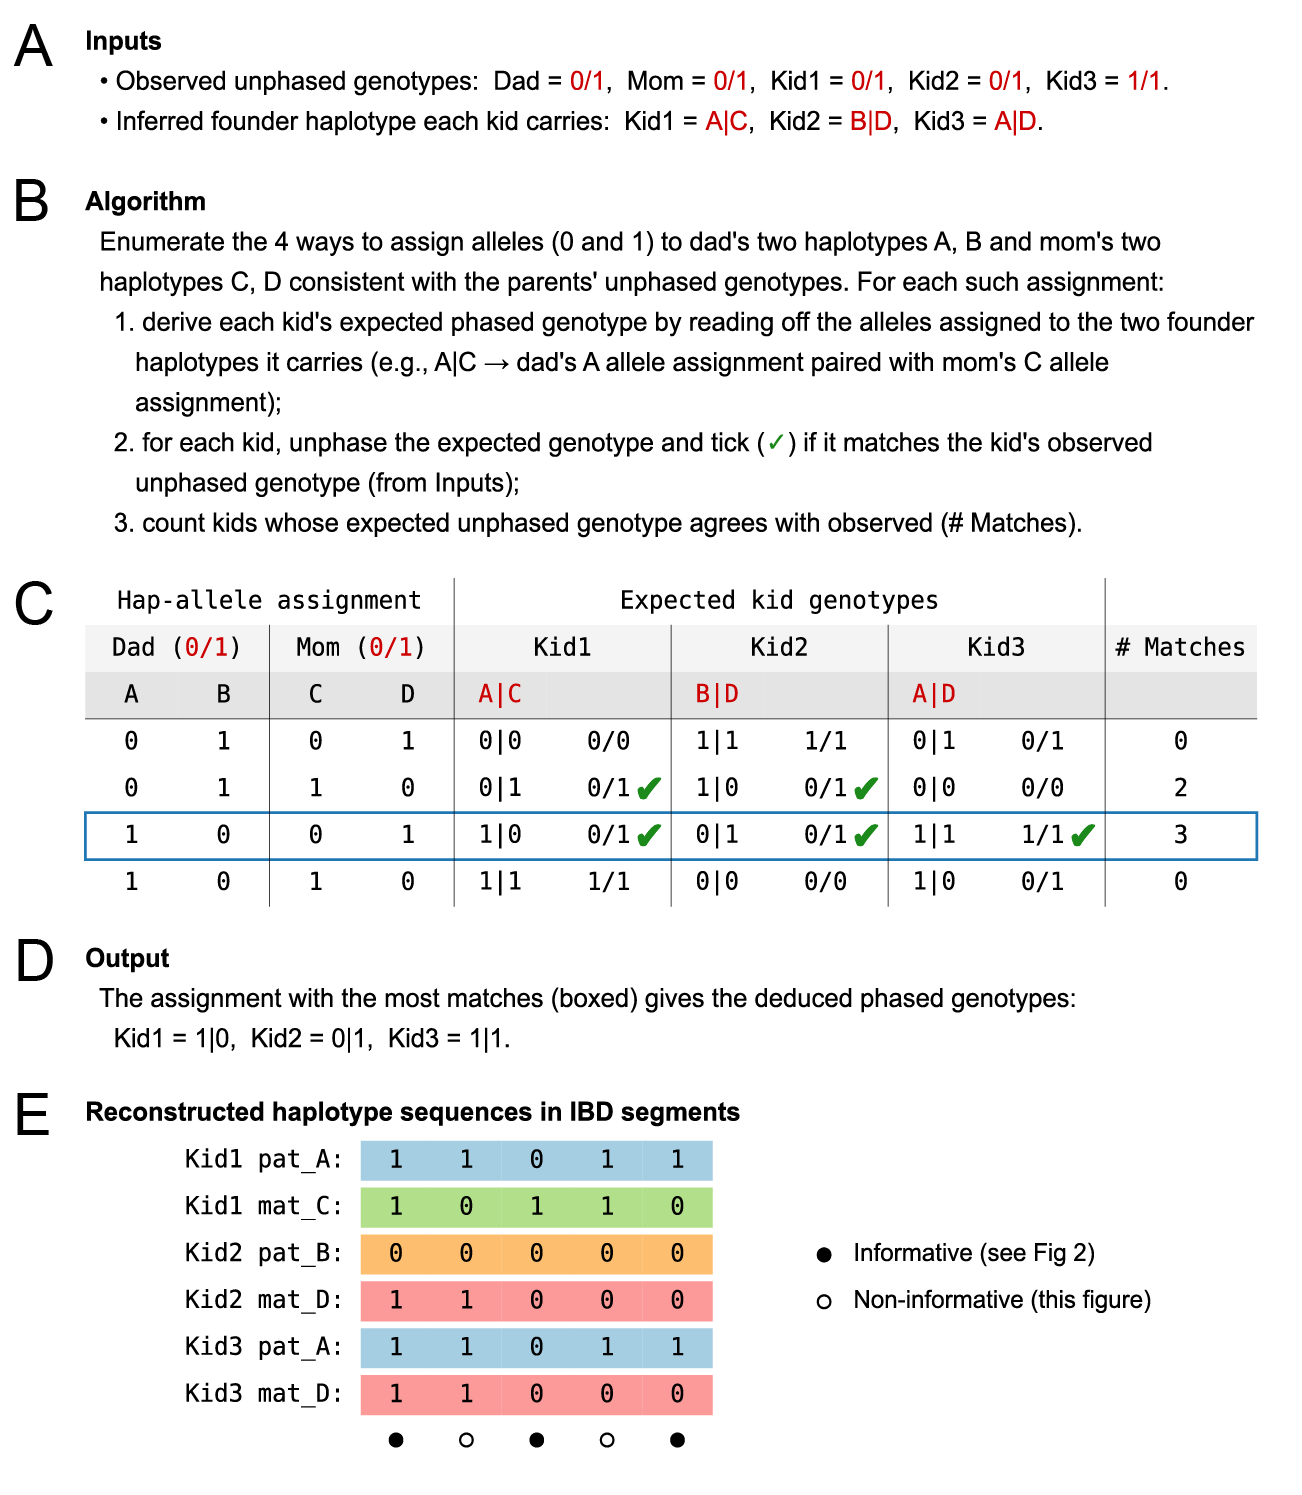

Here is the Python script that generated this plot:
"""Render Fig 3 for the tapestry manuscript as a single combined PDF.

Fig 3 walks the reader through exhaustive-enumeration phasing at a clean
non-informative site (N1). Algorithm inputs (observed unphased genotypes
and the inferred founder-haplotype label each kid carries) are coloured
red wherever they appear; match ticks are coloured green. The winning
row (0 mismatches) is boxed.

Ground truth chosen so that some kids show a change of allele order on
phasing (`1|0` → unphased `0/1`) and at least one kid is homozygous, so
the enumeration has a unique winner (otherwise the two-fold
parent-relabeling symmetry at an all-heterozygous non-informative site
ties two orientations at zero mismatches).

Orientation-enumeration logic is replicated from upstream
`Platinum-Pedigree-Inheritance/wiki/generate_wiki.py` at the SHA pinned
in `wiki/pedigree_wise_workflow/inheritance_mapping/README.md`
(`7448e5e946adbc7969ad5fd5e0730d7cace23a8d`); see also
`wiki/pedigree_wise_workflow/inheritance_mapping/concordance/concordance.md`
section 3.

Run:
    .venv/bin/python manuscript/fig3.py
"""
from __future__ import annotations

import re
import sys
from pathlib import Path
from typing import Dict, List, Sequence, Tuple

import matplotlib.patheffects as pe
import matplotlib.pyplot as plt
from matplotlib.patches import Rectangle

OUT = Path(__file__).resolve().parent / "fig3"
OUT.mkdir(parents=True, exist_ok=True)

_REPO_ROOT = Path(__file__).resolve().parent.parent
if str(_REPO_ROOT) not in sys.path:
    sys.path.insert(0, str(_REPO_ROOT))

from wiki._panel_grid import Row, draw_panel  # noqa: E402


# Site N1 ground truth (non-informative: dad=0/1, mom=0/1).
N1_TRUTH = {"A": 1, "B": 0, "C": 0, "D": 1}

BLOCK_LABELS: Dict[str, Tuple[str, str]] = {
    "Kid1": ("A", "C"),
    "Kid2": ("B", "D"),
    "Kid3": ("A", "D"),
}

ORIENTATIONS: List[Tuple[Tuple[str, str], Tuple[str, str]]] = [
    (("A", "B"), ("C", "D")),
    (("B", "A"), ("C", "D")),
    (("A", "B"), ("D", "C")),
    (("B", "A"), ("D", "C")),
]


def _sorted_unphased(pair: Tuple[int, int]) -> Tuple[int, int]:
    return (min(pair), max(pair))


def _site_observed() -> Dict[str, Tuple[int, int]]:
    a, b, c, d = N1_TRUTH["A"], N1_TRUTH["B"], N1_TRUTH["C"], N1_TRUTH["D"]
    truth = {
        "Dad": (a, b),
        "Mom": (c, d),
        "Kid1": (a, c),
        "Kid2": (b, d),
        "Kid3": (a, d),
    }
    return {k: _sorted_unphased(v) for k, v in truth.items()}


def _expected_under_orientation(
    dad_letters: Tuple[str, str],
    mom_letters: Tuple[str, str],
    dad_vcf: Tuple[int, int],
    mom_vcf: Tuple[int, int],
) -> Dict[str, Tuple[int, int]]:
    letter_to_allele: Dict[str, int] = {
        dad_letters[0]: dad_vcf[0],
        dad_letters[1]: dad_vcf[1],
        mom_letters[0]: mom_vcf[0],
        mom_letters[1]: mom_vcf[1],
    }
    expected: Dict[str, Tuple[int, int]] = {
        "Dad": (letter_to_allele[dad_letters[0]], letter_to_allele[dad_letters[1]]),
        "Mom": (letter_to_allele[mom_letters[0]], letter_to_allele[mom_letters[1]]),
    }
    for kid, (lp, lm) in BLOCK_LABELS.items():
        expected[kid] = (letter_to_allele[lp], letter_to_allele[lm])
    return expected


def _count_mismatches(
    observed: Dict[str, Tuple[int, int]],
    expected: Dict[str, Tuple[int, int]],
) -> int:
    return sum(
        1 for k in observed
        if _sorted_unphased(observed[k]) != _sorted_unphased(expected[k])
    )


def _kid_hap_label(kid: str) -> str:
    p, m = BLOCK_LABELS[kid]
    return f"{p}|{m}"


# ---------------------------------------------------------------------------
# Layout constants and colours.
# ---------------------------------------------------------------------------
COL_BASE = 0.85
COL_WIDE = 1.15   # unphased kid columns (need room for tick / right-side gap)
COL_MATCH = 1.40  # "# Matches" header column
ROW_H = 0.42
LEFT_OFFSET = 0.2
RIGHT_PAD = 0.2

# Per-column widths (inches). Cols 5, 7, 9 are kids' "expected unphased"
# columns (need horizontal room between the unphased number, the tick,
# and the right-side separator); col 10 is "# Matches".
COL_WIDTHS: List[float] = [
    COL_BASE, COL_BASE,       # A, B  (Dad)
    COL_BASE, COL_BASE,       # C, D  (Mom)
    COL_BASE, COL_WIDE,       # Kid1 phased, Kid1 unphased
    COL_BASE, COL_WIDE,       # Kid2 phased, Kid2 unphased
    COL_BASE, COL_WIDE,       # Kid3 phased, Kid3 unphased
    COL_MATCH,                # # Matches
]
TICK_RIGHT_INSET = 0.20       # inches from the right edge of the unphased cell

HEADER_FONT = 16     # super, group, and sub all share this size
BODY_FONT = 16
TICK_FONT = 28       # body ticks rendered larger for emphasis
PROSE_FONT = 17

INPUT_COLOR = "#cc0000"   # red: algorithm inputs
TICK_COLOR  = "#1b8a1b"   # green: match tick
BOX_COLOR   = "#1f77b4"   # blue: winning-row box

N_COLS = 11   # 0..3 parents (A,B,C,D); 4..9 kids (phased,unphased) × 3; 10 = # Mis


def _build_enum_rows(obs):
    dad_vcf = obs["Dad"]
    mom_vcf = obs["Mom"]
    rows = []
    for dad_letters, mom_letters in ORIENTATIONS:
        expected = _expected_under_orientation(dad_letters, mom_letters, dad_vcf, mom_vcf)
        letter_to_allele = {
            dad_letters[0]: dad_vcf[0], dad_letters[1]: dad_vcf[1],
            mom_letters[0]: mom_vcf[0], mom_letters[1]: mom_vcf[1],
        }
        a, b, c, d = (letter_to_allele[L] for L in "ABCD")
        n_mis = _count_mismatches(obs, expected)
        kids = []
        for k in ("Kid1", "Kid2", "Kid3"):
            ph = expected[k]
            unph = _sorted_unphased(ph)
            kids.append((ph, unph, unph == obs[k]))
        rows.append(((a, b, c, d), kids, n_mis))
    rows.sort(key=lambda r: r[0])
    return rows


# Segment = (text, colour). Used to render multi-coloured text in one line.
Segment = Tuple[str, str]


def _wrap_segments(segments, max_w_inches, fontsize, family, measure):
    """Greedy word-wrap a list of segments to fit in `max_w_inches`.

    Returns a list of lines, each a list of segments. Continuation lines
    inherit the leading-whitespace indent of the original first segment so
    bulleted / numbered items hang properly.
    """
    if not segments:
        return [[]]

    first_text = segments[0][0]
    # Continuation indent matches the start of the line's content. For a
    # numbered/bulleted item like "    2. ...", the hanging indent extends
    # past the number+period+space so continuation lines align with the
    # body of the item rather than the leading "2.".
    m = re.match(r"^(\s*)((?:\d+\.|[•·–-])\s+)", first_text)
    if m:
        indent = m.group(1) + " " * len(m.group(2))
    else:
        indent = first_text[:len(first_text) - len(first_text.lstrip(" "))]

    # Tokenise: split each segment into runs of spaces and runs of non-spaces,
    # tagging each token with its colour.
    tokens = []   # (text, colour, is_space)
    for seg_text, color in segments:
        if not seg_text:
            continue
        for m in re.finditer(r"\s+|\S+", seg_text):
            tok = m.group()
            tokens.append((tok, color, tok.isspace()))

    lines = [[]]
    cur_w = 0.0
    pending = []  # buffered spaces; dropped on wrap

    for text, color, is_sp in tokens:
        if is_sp:
            pending.append((text, color, measure(text, fontsize, family)))
            continue
        w = measure(text, fontsize, family)
        pend_w = sum(p[2] for p in pending)
        if lines[-1] and cur_w + pend_w + w > max_w_inches:
            # Wrap.
            lines.append([])
            cur_w = 0.0
            pending = []
            if indent:
                lines[-1].append((indent, color))
                cur_w += measure(indent, fontsize, family)
        for p_text, p_color, p_w in pending:
            lines[-1].append((p_text, p_color))
            cur_w += p_w
        pending = []
        lines[-1].append((text, color))
        cur_w += w

    return lines


def _render_figure(out_path: Path) -> None:
    obs = _site_observed()
    enum_rows = _build_enum_rows(obs)

    win_idx = next(i for i, (_, _, m) in enumerate(enum_rows) if m == 0)
    win_kids = enum_rows[win_idx][1]
    deduced = {
        name: f"{ph[0]}|{ph[1]}"
        for name, (ph, _, _) in zip(("K1", "K2", "K3"), win_kids)
    }

    def fmt_unph(p): return f"{p[0]}/{p[1]}"
    def fmt_ph(p):   return f"{p[0]}|{p[1]}"

    obs_strs = {k: fmt_unph(obs[k]) for k in ("Dad", "Mom", "Kid1", "Kid2", "Kid3")}

    # ---- Prose lines (lists of coloured segments) ----
    BLK = "black"
    R = INPUT_COLOR
    G = TICK_COLOR

    inputs_lines: List[List[Segment]] = [
        [("Inputs", BLK)],
        [("  • Observed unphased genotypes:  Dad = ", BLK), (obs_strs["Dad"], R),
         (",  Mom = ", BLK),  (obs_strs["Mom"], R),
         (",  Kid1 = ", BLK), (obs_strs["Kid1"], R),
         (",  Kid2 = ", BLK), (obs_strs["Kid2"], R),
         (",  Kid3 = ", BLK), (obs_strs["Kid3"], R), (".", BLK)],
        [("  • Inferred founder haplotype each kid carries:  Kid1 = ", BLK),
         (_kid_hap_label("Kid1"), R),
         (",  Kid2 = ", BLK), (_kid_hap_label("Kid2"), R),
         (",  Kid3 = ", BLK), (_kid_hap_label("Kid3"), R), (".", BLK)],
    ]

    algo_lines: List[List[Segment]] = [
        [("Algorithm", BLK)],
        [("  Enumerate the 4 ways to assign alleles (0 and 1) to dad's two haplotypes A, B and mom's two haplotypes C, D consistent with the parents' unphased genotypes. For each such assignment:", BLK)],
        [("    1. derive each kid's expected phased genotype by reading off the alleles assigned to the two founder haplotypes it carries (e.g., A|C → dad's A allele assignment paired with mom's C allele assignment);", BLK)],
        [("    2. for each kid, unphase the expected genotype and tick (", BLK), ("✓", G),
         (") if it matches the kid's observed unphased genotype (from Inputs);", BLK)],
        [("    3. count kids whose expected unphased genotype agrees with observed (# Matches).", BLK)],
    ]

    output_lines: List[List[Segment]] = [
        [("Output", BLK)],
        [("  The assignment with the most matches (boxed) gives the deduced phased genotypes:", BLK)],
        [(f"    Kid1 = {deduced['K1']},  Kid2 = {deduced['K2']},  Kid3 = {deduced['K3']}.", BLK)],
    ]

    panel_e_header_lines: List[List[Segment]] = [
        [("Reconstructed haplotype sequences in IBD segments", BLK)],
    ]

    # ---- Vertical layout ----
    line_h = 0.36
    gap = 0.30
    pad_top = pad_bot = 0.15
    table_h = 7 * ROW_H  # super, group, sub, 4 body
    fig_w = LEFT_OFFSET + sum(COL_WIDTHS) + RIGHT_PAD
    prose_family = ["Arial", "DejaVu Sans"]
    max_prose_w = sum(COL_WIDTHS)

    def is_section_header(line):
        return len(line) == 1 and line[0][0] in (
            "Inputs", "Algorithm", "Output",
            "Reconstructed haplotype sequences in IBD segments",
        )

    # ---- Pass 1: measure on a temp figure, wrap each prose line ----
    measure_fig = plt.figure(figsize=(fig_w, 1))
    measure_ax = measure_fig.add_axes([0, 0, 1, 1])
    measure_ax.set_xlim(0, fig_w)
    measure_ax.set_ylim(0, 1)
    measure_ax.set_axis_off()
    measure_fig.canvas.draw()
    m_renderer = measure_fig.canvas.get_renderer()

    def _measure_inches_static(text, fontsize, family):
        t = measure_ax.text(0, 0, text, fontsize=fontsize, family=family)
        bbox = t.get_window_extent(renderer=m_renderer)
        t.remove()
        return bbox.width / measure_fig.dpi

    def wrap_block(lines):
        out = []
        for line in lines:
            sublines = _wrap_segments(line, max_prose_w, PROSE_FONT,
                                      prose_family, _measure_inches_static)
            weight = "bold" if is_section_header(line) else "normal"
            for sub in sublines:
                out.append((sub, weight))
        return out

    inputs_w = wrap_block(inputs_lines)
    algo_w   = wrap_block(algo_lines)
    output_w = wrap_block(output_lines)
    pe_header_w = wrap_block(panel_e_header_lines)
    plt.close(measure_fig)

    n_top = len(inputs_w) + 1 + len(algo_w)  # blank line between Inputs and Algorithm
    n_bot = len(output_w)
    top_text_h = n_top * line_h
    bot_text_h = n_bot * line_h
    pe_header_h = len(pe_header_w) * line_h
    pe_h = _panel_e_height_inches()
    fig_h = (pad_top + top_text_h + gap + table_h + gap + bot_text_h
             + gap + pe_header_h + gap * 0.1 + pe_h + pad_bot)

    fig = plt.figure(figsize=(fig_w, fig_h))
    ax = fig.add_axes([0, 0, 1, 1])
    ax.set_xlim(0, fig_w)
    ax.set_ylim(0, fig_h)
    ax.set_axis_off()

    def y_from_top(y_top): return fig_h - y_top
    def col_x(j): return LEFT_OFFSET + sum(COL_WIDTHS[:j])

    # ---- Helpers ----
    # Renderer needed to measure proportional-font text widths.
    fig.canvas.draw()
    renderer = fig.canvas.get_renderer()
    _inv = ax.transData.inverted()

    def _measure_inches(text, fontsize, family):
        t = ax.text(0, 0, text, fontsize=fontsize, family=family)
        bbox = t.get_window_extent(renderer=renderer)
        (x0d, _), (x1d, _) = _inv.transform([(0, 0), (bbox.width, 0)])
        t.remove()
        return x1d - x0d

    def write_segments(x0, y_center, segments, fontsize, family="monospace", ha="left", weight="normal"):
        """Render segments left-to-right. If ha='center', the run is centred on x0.

        Consecutive same-colour segments are first merged into a single
        run, because matplotlib's `get_window_extent` reports zero width
        for whitespace-only strings — measuring each token separately
        would lose all inter-word spacing."""
        merged: List[Segment] = []
        for text, color in segments:
            if merged and merged[-1][1] == color:
                merged[-1] = (merged[-1][0] + text, color)
            else:
                merged.append((text, color))
        segments = merged
        widths = [_measure_inches(text, fontsize, family) for text, _ in segments]
        total_w = sum(widths)
        cur_x = x0 - total_w / 2 if ha == "center" else x0
        for (text, color), w in zip(segments, widths):
            ax.text(cur_x, y_center, text,
                    fontsize=fontsize, family=family, color=color,
                    weight=weight, ha="left", va="center")
            cur_x += w

    def write_line(segments, y_top, fontsize=PROSE_FONT,
                   family=["Arial", "DejaVu Sans"], weight="normal"):
        write_segments(LEFT_OFFSET, y_from_top(y_top + line_h * 0.5),
                       segments, fontsize, family=family, ha="left", weight=weight)

    def cell(x_col, y_row, w_cols, h_rows, segments, fontsize, fc="white"):
        """Draw a rectangle and centre `segments` (list of (text,color)) inside it."""
        x0 = col_x(x_col)
        x1 = col_x(x_col + w_cols)
        cell_w = x1 - x0
        y_top = table_top + y_row * ROW_H
        y_bot = y_top + h_rows * ROW_H
        rect_y = y_from_top(y_bot)
        ax.add_patch(Rectangle(
            (x0, rect_y), cell_w, h_rows * ROW_H,
            facecolor=fc, edgecolor="none",
        ))
        if segments:
            write_segments(
                x0 + cell_w / 2,
                rect_y + h_rows * ROW_H / 2,
                segments, fontsize, ha="center",
            )

    # ---- Top prose (wrapped) ----
    y = pad_top
    for sub, weight in inputs_w:
        write_line(sub, y, weight=weight); y += line_h
    y += line_h  # blank between sections
    for sub, weight in algo_w:
        write_line(sub, y, weight=weight); y += line_h

    y += gap
    table_top = y

    # ---- Table ----
    # Reversed shading: group row gets the lighter shade; sub-header row
    # gets the darker shade.
    HEADER_FC = "#f4f4f4"
    SUB_FC    = "#e4e4e4"

    # Super-header (row 0) — no shading.
    cell(0, 0, 4, 1, [("Hap-allele assignment", BLK)], HEADER_FONT)
    cell(4, 0, 6, 1, [("Expected kid genotypes", BLK)], HEADER_FONT)

    # Group row (row 1). Dad/Mom carry their observed unphased genotype as a
    # parenthetical (no tick column gives a redundant cue for them); kid
    # columns rely on the tick instead.
    groups = [
        ([("Dad (", BLK), (obs_strs["Dad"], R), (")", BLK)], 0,  2),
        ([("Mom (", BLK), (obs_strs["Mom"], R), (")", BLK)], 2,  4),
        ([("Kid1", BLK)],    4,  6),
        ([("Kid2", BLK)],    6,  8),
        ([("Kid3", BLK)],    8, 10),
        ([("# Matches", BLK)],10, 11),
    ]
    for segs, x0, x1 in groups:
        cell(x0, 1, x1 - x0, 1, segs, HEADER_FONT, fc=HEADER_FC)

    # Sub-header row (row 2) — founder-hap labels are inputs → red.
    sub_segs = [
        [("A", BLK)], [("B", BLK)], [("C", BLK)], [("D", BLK)],
        [(_kid_hap_label("Kid1"), R)], [],
        [(_kid_hap_label("Kid2"), R)], [],
        [(_kid_hap_label("Kid3"), R)], [],
        [],
    ]
    for j, segs in enumerate(sub_segs):
        cell(j, 2, 1, 1, segs, HEADER_FONT, fc=SUB_FC)

    # Body rows.
    for i, (founders, kids, n_mis) in enumerate(enum_rows):
        ry = 3 + i
        for j, val in enumerate(founders):
            cell(j, ry, 1, 1, [(str(val), BLK)], BODY_FONT)
        for ki, (ph, unph, match) in enumerate(kids):
            ph_x = 4 + ki * 2
            cell(ph_x, ry, 1, 1, [(fmt_ph(ph), BLK)], BODY_FONT)
            # Render the unphased number always centred in its cell (so the
            # numbers line up across rows regardless of whether a tick is
            # present); the tick is drawn separately, larger, to its right.
            cell(ph_x + 1, ry, 1, 1, [(fmt_unph(unph), BLK)], BODY_FONT)
            if match:
                # Tick sits a fixed inset from the right edge of the cell so
                # there is whitespace between it and the vertical separator.
                tick_x = col_x(ph_x + 2) - TICK_RIGHT_INSET
                tick_y = y_from_top(table_top + ry * ROW_H + ROW_H / 2)
                t = ax.text(tick_x, tick_y, "✔",
                            fontsize=TICK_FONT, family="monospace",
                            color=G, weight="bold", ha="center", va="center")
                t.set_path_effects([
                    pe.Stroke(linewidth=0.8, foreground=G),
                    pe.Normal(),
                ])
        n_match = sum(1 for _, _, m in kids if m)
        cell(10, ry, 1, 1, [(str(n_match), BLK)], BODY_FONT)

    # Separators.
    line_kw = dict(color="black", linewidth=0.5)
    x_left = col_x(0)
    x_right = col_x(N_COLS)
    # Horizontal under sub-row (between sub-header and body).
    y_hbar = y_from_top(table_top + 3 * ROW_H)
    ax.plot([x_left, x_right], [y_hbar, y_hbar], **line_kw)
    # Vertical separators at group boundaries. Most start below the
    # super-header row so they do not cross the super-header text. The
    # boundaries between super-header spans (col 4: between "Hap-allele
    # assignment" and "Expected kid genotypes"; col 10: right edge of
    # "Expected kid genotypes") extend up to the top of the super-header.
    sep_top_below_super = y_from_top(table_top + 1 * ROW_H)
    sep_top_full        = y_from_top(table_top + 0 * ROW_H)
    sep_bottom          = y_from_top(table_top + 7 * ROW_H)
    for xc in (2, 4, 6, 8, 10):
        x = col_x(xc)
        top_y = sep_top_full if xc in (4, 10) else sep_top_below_super
        ax.plot([x, x], [top_y, sep_bottom], **line_kw)

    # Box around winning row.
    win_y_top = table_top + (3 + win_idx) * ROW_H
    ax.add_patch(Rectangle(
        (x_left, y_from_top(win_y_top + ROW_H)),
        sum(COL_WIDTHS), ROW_H,
        facecolor="none", edgecolor=BOX_COLOR, linewidth=1.8,
    ))

    # ---- Bottom prose (wrapped) ----
    y = table_top + 7 * ROW_H + gap
    for sub, weight in output_w:
        write_line(sub, y, weight=weight); y += line_h

    # ---- Panel E: header line, then haplotype-reconstruction cartoon. ----
    y += gap
    for sub, weight in pe_header_w:
        write_line(sub, y, weight=weight); y += line_h
    pe_header_to_rows_gap = gap * 0.1
    y += pe_header_to_rows_gap
    # Place the panel-E sub-axes. y is "from top" in inches; convert to
    # the matplotlib bottom-anchored figure coords used by add_axes.
    pe_y0_in = fig_h - (y + pe_h)
    pe_x0_in = LEFT_OFFSET
    pe_w_in = fig_w - LEFT_OFFSET - RIGHT_PAD
    _draw_panel_e_into_fig(fig, pe_x0_in, pe_y0_in, pe_w_in, pe_h)

    out_path.parent.mkdir(parents=True, exist_ok=True)
    fig.savefig(out_path, bbox_inches="tight", pad_inches=0.05)
    plt.close(fig)
    print(f"wrote {out_path}")


# ---------------------------------------------------------------------------
# Panel E — full-IBD-segment bitstring reconstruction (cartoon).
# ---------------------------------------------------------------------------
# The site-by-site enumeration shown in panels A–D, applied across every
# site in the IBD segment, yields each kid's pat_X / mat_Y founder-hap
# bitstring. Row labels (e.g. ``Kid1 pat_A``) match those used in Fig 4A.
# Kids that share a paternal founder share their pat_* bitstring (Kid1 &
# Kid3 both carry founder A); same for mat_* (Kid2 & Kid3 both carry D).
# No recombination — BLOCK_LABELS is constant across the segment.

PANEL_E_N_SITES = 5

# Founder-haplotype bitstrings across the IBD segment, designed so
# informative and non-informative sites are intermingled. The class of
# each site is shown beneath the rows by a single letter — `I`
# (informative; reconstruct via Fig 2) or `N` (non-informative;
# reconstruct via Fig 3):
#   site 0: I (dad het, mom hom)
#   site 1: N (both het)
#   site 2: I (dad hom, mom het)
#   site 3: N (both het)
#   site 4: I (dad het, mom hom)
DAD_A = [1, 1, 0, 1, 1]
DAD_B = [0, 0, 0, 0, 0]
MOM_C = [1, 0, 1, 1, 0]
MOM_D = [1, 1, 0, 0, 0]

_FOUNDER_BITS: Dict[str, List[int]] = {
    "A": DAD_A, "B": DAD_B, "C": MOM_C, "D": MOM_D,
}


_INFO_GLYPH = "●"      # filled dot — informative (known directly)
_NONINFO_GLYPH = "○"   # open dot — non-informative (filled via Fig 3)


def _site_classes() -> List[str]:
    """Return per-site glyph based on parent zygosity."""
    out: List[str] = []
    for i in range(PANEL_E_N_SITES):
        dad_het = DAD_A[i] != DAD_B[i]
        mom_het = MOM_C[i] != MOM_D[i]
        out.append(_NONINFO_GLYPH if (dad_het and mom_het) else _INFO_GLYPH)
    return out


def _panel_e_rows() -> List[Row]:
    rows: List[Row] = []
    for kid in ("Kid1", "Kid2", "Kid3"):
        pat_letter, mat_letter = BLOCK_LABELS[kid]
        for letter, side in ((pat_letter, "pat"), (mat_letter, "mat")):
            cells = [str(v) for v in _FOUNDER_BITS[letter]]
            rows.append((f"{kid} {side}_{letter}:", cells,
                         [letter] * PANEL_E_N_SITES, False))
    return rows


PANEL_E_ROW_H_IN = 0.42    # match the panels-A–D table row height
PANEL_E_EXTRA_ROWS = 1.0   # vertical space below rows for the marker glyphs
PANEL_E_PITCH = 0.06       # axis-fraction column pitch
PANEL_E_CELLS_X0 = 0.18    # axis-fraction x of the first cell (pre-centering)
PANEL_E_FONT_SIZE = 16     # match BODY_FONT / HEADER_FONT in panels A–D
# Horizontal offset (axis fraction) applied to BOTH the row labels and
# cells so that the panel-E content (labels + rows + markers + legend)
# sits centred within the panel's axes — which itself spans the same
# horizontal extent as the panels-A–D table.
PANEL_E_X_OFFSET = 0.085


def _panel_e_height_inches() -> float:
    n_rows = 6  # 3 kids × 2 rows (pat, mat)
    return PANEL_E_ROW_H_IN * (n_rows + PANEL_E_EXTRA_ROWS)


def _draw_panel_e_into_fig(fig, x0_in: float, y0_in: float,
                           w_in: float, h_in: float) -> None:
    """Render panel E (haplotype rows + dot markers + legend) into the
    inch-rect (x0_in, y0_in)→(x0_in+w_in, y0_in+h_in) of `fig`.
    Internal layout uses axis-fraction coords so it scales with w_in;
    pass w_in == PANEL_E_W_IN to reproduce the standalone calibration."""
    rows = _panel_e_rows()
    classes = _site_classes()
    pitch = PANEL_E_PITCH
    cells_x0 = PANEL_E_CELLS_X0 + PANEL_E_X_OFFSET
    label_x = PANEL_E_X_OFFSET
    font_size = PANEL_E_FONT_SIZE
    n_rows = len(rows)
    extra = PANEL_E_EXTRA_ROWS

    fig_w_in, fig_h_in = fig.get_size_inches()
    data_h_frac = n_rows / (n_rows + extra)
    data_h_in = h_in * data_h_frac
    ann_h_in = h_in - data_h_in

    data_rect = [x0_in / fig_w_in, (y0_in + ann_h_in) / fig_h_in,
                 w_in / fig_w_in, data_h_in / fig_h_in]
    ann_rect = [x0_in / fig_w_in, y0_in / fig_h_in,
                w_in / fig_w_in, ann_h_in / fig_h_in]

    data_ax = fig.add_axes(data_rect)
    draw_panel(data_ax, rows, pitch=pitch, cells_x0=cells_x0,
               font_size=font_size, label_x=label_x)

    ann_ax = fig.add_axes(ann_rect)
    ann_ax.set_axis_off()
    ann_ax.set_xlim(0, 1)
    ann_ax.set_ylim(0, 1)

    marker_y = 0.55
    for j, cls in enumerate(classes):
        x = cells_x0 + j * pitch
        ann_ax.text(x, marker_y, cls, ha="center", va="center",
                    fontsize=font_size, family="monospace",
                    weight="bold", color="black")

    legend_x = cells_x0 + PANEL_E_N_SITES * pitch + 0.04
    legend_dy = 1.0 / n_rows
    legend_family = ["Arial", "DejaVu Sans"]
    glyph_offset = 0.025
    text_offset = 0.05
    for dy_sign, glyph, desc in (
        (+1, _INFO_GLYPH,    "Informative (see Fig 2)"),
        (-1, _NONINFO_GLYPH, "Non-informative (this figure)"),
    ):
        y = 0.5 + dy_sign * legend_dy / 2
        data_ax.text(legend_x + glyph_offset, y, glyph,
                     ha="center", va="center", fontsize=font_size,
                     family="monospace", weight="bold")
        data_ax.text(legend_x + text_offset, y, desc,
                     ha="left", va="center", fontsize=font_size,
                     family=legend_family)


def main() -> None:
    _render_figure(OUT / "fig3.pdf")


if __name__ == "__main__":
    main()
